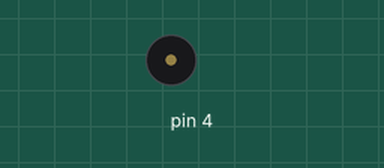
Bench run of a sketch on a simulated Arduino Uno, built with avr-gcc and run on an emulated ATmega328P. Shown: buzzer (waves = sounding).

Above: at 0.1 s.
Timing chart, 0 to 40.0 s (numbered marks = the images above):
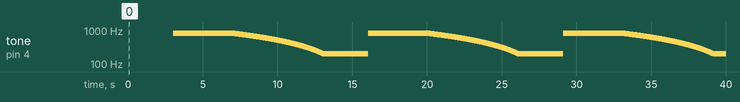

The sketch:

sketch_nov25a.ino
```cpp
void setup ()
{

}

void loop()
{
  for(int i=200;i<=800;i++)  //用循环的方式将频率从200HZ 增加到800HZ
  {
    pinMode(4,OUTPUT);
    tone(4,i);        //在四号端口输出频率
    delay(5);
  }
  delay(4000);
  for(int i=800;i>=200;i--)
  {
    pinMode(4,OUTPUT);
    tone(4,i);
    delay(10);
  }
}
```

Measured:
- by itself, tone on pin 4: plays 800 Hz for 4.0 s, 799 Hz for 0.01 s, 798 Hz for 0.01 s, 797 Hz for 0.01 s, 796 Hz for 0.01 s, 795 Hz for 0.01 s … (1803 notes in this stretch)
